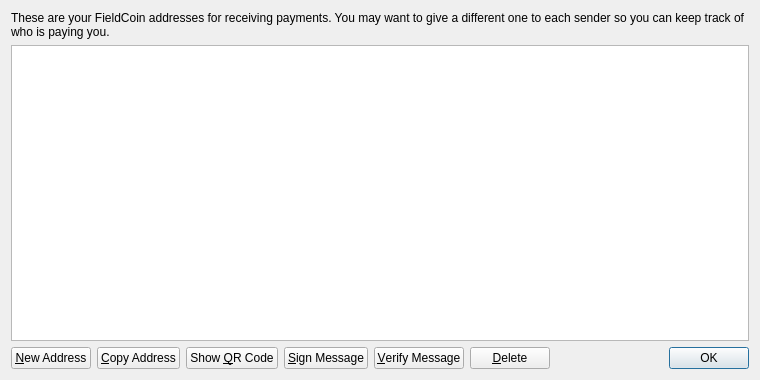
<?xml version="1.0" encoding="UTF-8"?>
<ui version="4.0">
 <class>AddressBookPage</class>
 <widget class="QWidget" name="AddressBookPage">
  <property name="geometry">
   <rect>
    <x>0</x>
    <y>0</y>
    <width>760</width>
    <height>380</height>
   </rect>
  </property>
  <property name="windowTitle">
   <string>Address Book</string>
  </property>
  <layout class="QVBoxLayout" name="verticalLayout">
   <item>
    <widget class="QLabel" name="labelExplanation">
     <property name="text">
      <string>These are your FieldCoin addresses for receiving payments. You may want to give a different one to each sender so you can keep track of who is paying you.</string>
     </property>
     <property name="textFormat">
      <enum>Qt::PlainText</enum>
     </property>
     <property name="wordWrap">
      <bool>true</bool>
     </property>
    </widget>
   </item>
   <item>
    <widget class="QTableView" name="tableView">
     <property name="contextMenuPolicy">
      <enum>Qt::CustomContextMenu</enum>
     </property>
     <property name="toolTip">
      <string>Double-click to edit address or label</string>
     </property>
     <property name="tabKeyNavigation">
      <bool>false</bool>
     </property>
     <property name="alternatingRowColors">
      <bool>true</bool>
     </property>
     <property name="selectionMode">
      <enum>QAbstractItemView::SingleSelection</enum>
     </property>
     <property name="selectionBehavior">
      <enum>QAbstractItemView::SelectRows</enum>
     </property>
     <property name="sortingEnabled">
      <bool>true</bool>
     </property>
     <attribute name="verticalHeaderVisible">
      <bool>false</bool>
     </attribute>
    </widget>
   </item>
   <item>
    <layout class="QHBoxLayout" name="horizontalLayout">
     <item>
      <widget class="QPushButton" name="newAddressButton">
       <property name="toolTip">
        <string>Create a new address</string>
       </property>
       <property name="text">
        <string>&amp;New Address</string>
       </property>
       <property name="icon">
        <iconset resource="../fieldcoin.qrc">
         <normaloff>:/icons/add</normaloff>:/icons/add</iconset>
       </property>
      </widget>
     </item>
     <item>
      <widget class="QPushButton" name="copyToClipboard">
       <property name="toolTip">
        <string>Copy the currently selected address to the system clipboard</string>
       </property>
       <property name="text">
        <string>&amp;Copy Address</string>
       </property>
       <property name="icon">
        <iconset resource="../fieldcoin.qrc">
         <normaloff>:/icons/editcopy</normaloff>:/icons/editcopy</iconset>
       </property>
      </widget>
     </item>
     <item>
      <widget class="QPushButton" name="showQRCode">
       <property name="text">
        <string>Show &amp;QR Code</string>
       </property>
       <property name="icon">
        <iconset resource="../fieldcoin.qrc">
         <normaloff>:/icons/qrcode</normaloff>:/icons/qrcode</iconset>
       </property>
      </widget>
     </item>
     <item>
      <widget class="QPushButton" name="signMessage">
       <property name="toolTip">
        <string>Sign a message to prove you own a Fieldcoin address</string>
       </property>
       <property name="text">
        <string>&amp;Sign Message</string>
       </property>
       <property name="icon">
        <iconset resource="../fieldcoin.qrc">
         <normaloff>:/icons/edit</normaloff>:/icons/edit</iconset>
       </property>
      </widget>
     </item>
     <item>
      <widget class="QPushButton" name="verifyMessage">
       <property name="toolTip">
        <string>Verify a message to ensure it was signed with a specified Fieldcoin address</string>
       </property>
       <property name="text">
        <string>&amp;Verify Message</string>
       </property>
       <property name="icon">
        <iconset resource="../fieldcoin.qrc">
         <normaloff>:/icons/transaction_0</normaloff>:/icons/transaction_0</iconset>
       </property>
      </widget>
     </item>
     <item>
      <widget class="QPushButton" name="deleteButton">
       <property name="toolTip">
        <string>Delete the currently selected address from the list. Only sending addresses can be deleted.</string>
       </property>
       <property name="text">
        <string>&amp;Delete</string>
       </property>
       <property name="icon">
        <iconset resource="../fieldcoin.qrc">
         <normaloff>:/icons/remove</normaloff>:/icons/remove</iconset>
       </property>
      </widget>
     </item>
     <item>
      <spacer name="horizontalSpacer">
       <property name="orientation">
        <enum>Qt::Horizontal</enum>
       </property>
       <property name="sizeHint" stdset="0">
        <size>
         <width>40</width>
         <height>20</height>
        </size>
       </property>
      </spacer>
     </item>
     <item>
      <widget class="QDialogButtonBox" name="buttonBox">
       <property name="sizePolicy">
        <sizepolicy hsizetype="Maximum" vsizetype="Fixed">
         <horstretch>0</horstretch>
         <verstretch>0</verstretch>
        </sizepolicy>
       </property>
       <property name="standardButtons">
        <set>QDialogButtonBox::Ok</set>
       </property>
      </widget>
     </item>
    </layout>
   </item>
  </layout>
 </widget>
 <resources>
  <include location="../fieldcoin.qrc"/>
 </resources>
 <connections/>
</ui>
